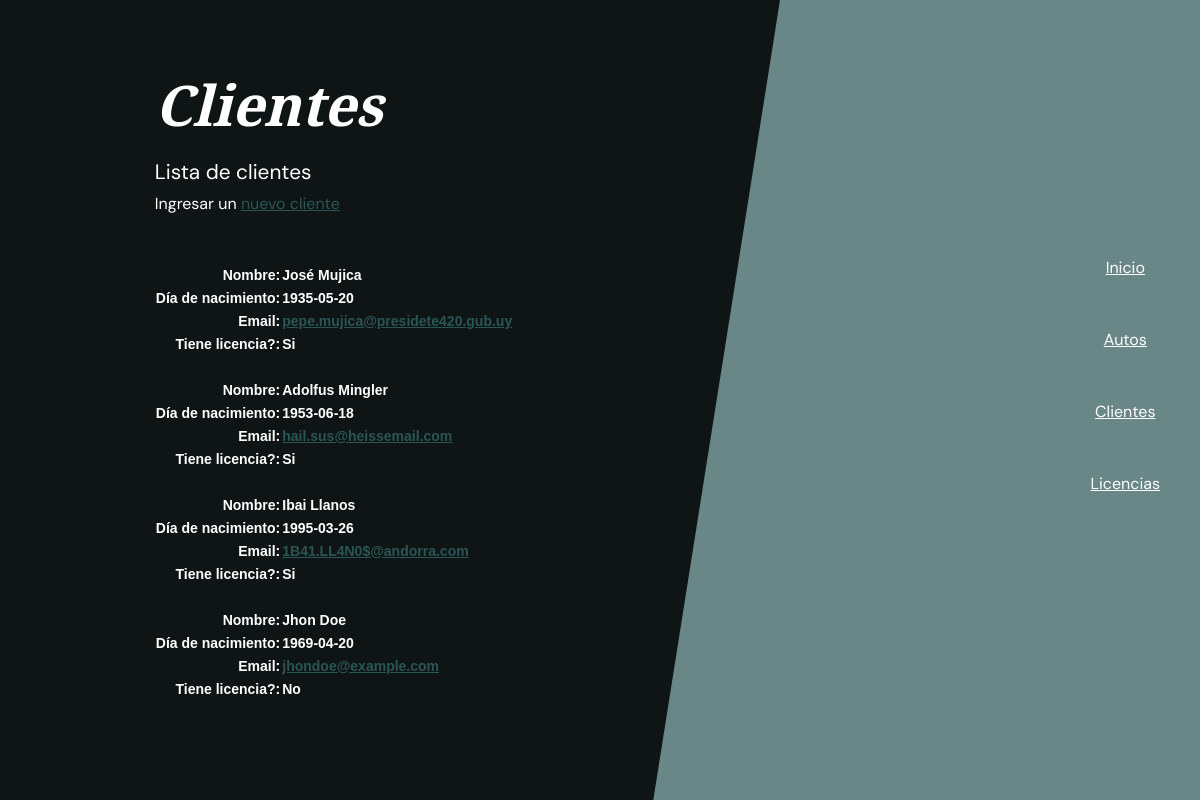
Screenshot of /app/drivers with the database file from the repository.
### app/models.py (models this page shows, shortened)
class Conductor(models.Model):
    full_name = models.CharField(max_length=40)
    day_of_birth = models.CharField(max_length=40)
    email = models.EmailField()
    has_license = models.BooleanField()

### app/views.py (the view)
# urls.py: path('drivers', views.conductores, name='Drivers'),
def conductores(request):
    conductores = Conductor.objects.all()
    context_dict = {'conductores': conductores}
    return render(
        request=request,
        context=context_dict,
        template_name="app/drivers.html",
    )

### app/templates/app/drivers.html (shortened to what this page needs)
{% extends "app/index.html" %}
{% load static %}
{% block viewContent %}
    <h1 class="fst-italic lh-1 mb-4">Clientes</h1>
        <p class="mb-1">Lista de clientes
            <div class="mb-5">Ingresar un <a href="{% url "DriverForm" %}">nuevo cliente</a></div>
        </p>
        <div class="tg-wrap"><table class="tg">
            <tbody>
            {% for conductor in conductores %}
            <tr class="tr-1">
                <td class="tg-izq">
                    <div class="fw-bolder">Nombre:</div>
                </td>
                <td class="tg-der">
                    <div class="fw-bolder">{{ conductor.full_name }}</div>
                </td>
            </tr>
            <tr class="tr-1">
                <td class="tg-izq">
                    <div class="fw-bolder">Día de nacimiento:</div>
                </td>
                <td class="tg-der">
                    <div class="fw-bolder">{{ conductor.day_of_birth }}</div>
                </td>
            </tr>
            <tr class="tr-1">
                <td class="tg-izq">
                    <div class="fw-bolder">Email:</div>
                </td>
                <td class="tg-der">
                    <div class="fw-bolder"><a href="mailto:{{ conductor.email }}">{{ conductor.email }}</a></div>
                </td>
            </tr>
            <tr class="tr-1">
                <td class="tg-izq">
                    <div class="fw-bolder">Tiene licencia?:</div>
                </td>
                <td class="tg-der">
                    {% if conductor.has_license %}
                    <div class="fw-bolder">Si</div>
                    {% else %}
                    <div class="fw-bolder">No</div>
                    {% endif %}
                </td>
            </tr>
            <tr class="tr-1"><td class="tg-0lax">&nbsp;</td><td class="tg-0lax">&nbsp;</td></tr>
            {% endfor %}
            </tbody>
            </table></div>
{% endblock %}

### app/templates/app/index.html (shortened to what this page needs)
<!DOCTYPE html>
<html lang="en">
    <head>
        {% load static %}
        <link href="{% static 'app/css/styles.css' %}" rel="stylesheet" />
    </head>
    <body>
        <video class="bg-video" playsinline="playsinline" autoplay="autoplay" muted="muted" loop="loop"><source src="{% static 'app\assets\mp4\bg.mp4' %}" type="video/mp4" /></video>
        <div class="masthead">
            <div class="masthead-content text-white">
                <div class="container-fluid px-4 px-lg-0">
                    {% block viewContent %}
                    {% endblock %}
                </div>
            </div>
        </div>
        <div class="social-icons">
            <div class="d-flex flex-row flex-lg-column justify-content-center align-items-center h-100 mt-3 mt-lg-0">
                <a class="mb-5 text-white" href="{% url 'Home' %}">Inicio</a>
                <a class="mb-5 text-white" href="{% url 'Cars' %}">Autos</a>
                <a class="mb-5 text-white" href="{% url 'Drivers' %}">Clientes</a>
                <a class="mb-5 text-white" href="{% url 'Licenses' %}">Licencias</a>
            </div>
        </div>
    </body>
</html>

### app/templates/app/drivers.html (style rules this page uses)
.tg { border:none;border-collapse:collapse;border-spacing:0; }
.tg td { border-style:solid;border-width:0px;font-family:Arial, sans-serif;font-size:14px;overflow:hidden;padding:1px 1px; word-break:normal; }
.tg .tg-izq { text-align:right;vertical-align:top }
.tg .tg-der { text-align:left;vertical-align:top }
.tg .tg-0lax { text-align:left;vertical-align:top }

### rows the page displays
Conductor: full_name "José Mujica", day_of_birth "1935-05-20", email "pepe.mujica@presidete420.gub.uy", has_license "Si"
Conductor: full_name "Adolfus Mingler", day_of_birth "1953-06-18", email "hail.sus@heissemail.com", has_license "Si"
Conductor: full_name "Ibai Llanos", day_of_birth "1995-03-26", email "1B41.LL4N0$@andorra.com", has_license "Si"
Conductor: full_name "Jhon Doe", day_of_birth "1969-04-20", email "jhondoe@example.com", has_license "No"
